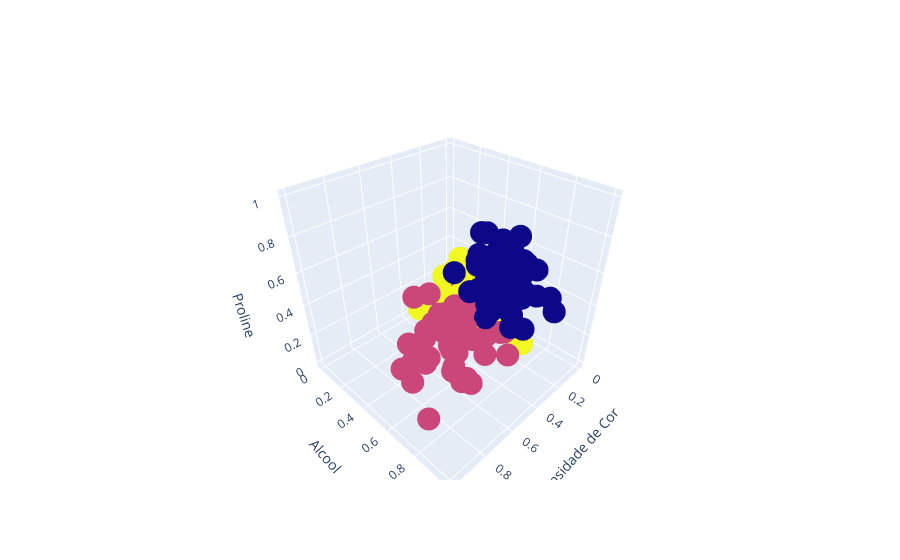

Write notebook code for a chart like this one.
### Code cell
fig.update_layout(scene=dict(
    xaxis_title = 'Intensidade de Cor',
    yaxis_title = 'Alcool',
    zaxis_title = 'Proline'
))
fig.show()

### Figure 1 — Plotly figure (JSON) as saved in the notebook; plotly's stock layout.template omitted (floating-point values rounded to 4 significant figures; data arrays with more than 128 entries replaced by an {"elided": "..."} marker saying what was removed)
{"data": [{"marker": {"color": {"elided": "178 int values"}}, "mode": "markers", "text": {"elided": "178 int values"}, "type": "scatter3d", "x": {"elided": "178 float values"}, "y": {"elided": "178 float values"}, "z": {"elided": "178 float values"}}], "layout": {"scene": {"xaxis": {"title": {"text": "Intensidade de Cor"}}, "yaxis": {"title": {"text": "Alcool"}}, "zaxis": {"title": {"text": "Proline"}}}}}
